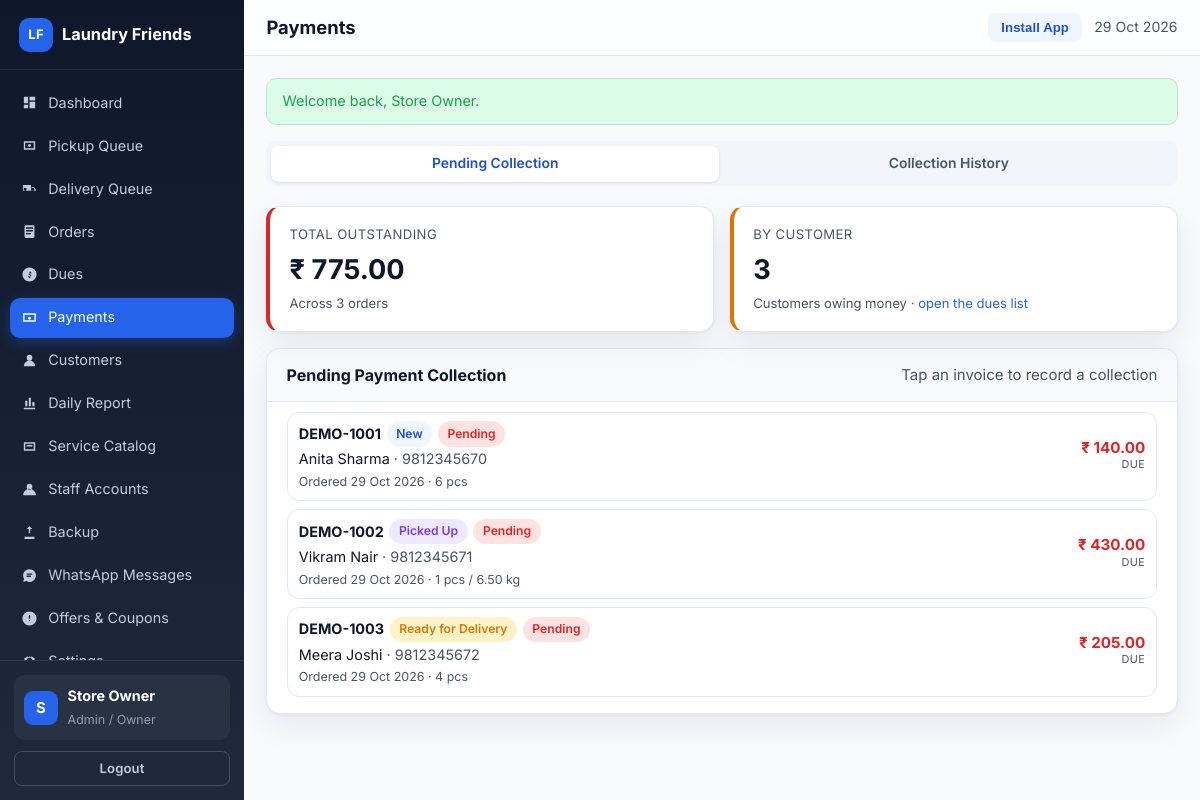
Page /admin/payments.php (signed in) on the committed database.
### tables this page shows
CREATE TABLE IF NOT EXISTS users (
  id INT UNSIGNED AUTO_INCREMENT PRIMARY KEY,
  role ENUM('super_admin','admin','staff','customer') NOT NULL DEFAULT 'customer',
  name VARCHAR(100) NOT NULL,
  email VARCHAR(150) NULL,
  phone VARCHAR(20) NULL,
  phone_key VARCHAR(20) NULL,
  password_hash VARCHAR(255) NOT NULL,
  is_active TINYINT(1) NOT NULL DEFAULT 1,
  must_change_password TINYINT(1) NOT NULL DEFAULT 0,
  last_login_at DATETIME NULL,
  created_by INT UNSIGNED NULL,
  created_at DATETIME NOT NULL DEFAULT CURRENT_TIMESTAMP,
  updated_at DATETIME NOT NULL DEFAULT CURRENT_TIMESTAMP ON UPDATE CURRENT_TIMESTAMP,
  UNIQUE KEY uq_users_email (email),
  UNIQUE KEY uq_users_phone_key (phone_key),
  KEY idx_users_role (role),
  KEY idx_users_active (is_active)
);

CREATE TABLE IF NOT EXISTS orders (
  id INT UNSIGNED AUTO_INCREMENT PRIMARY KEY,
  order_number VARCHAR(30) NOT NULL,
  customer_id INT UNSIGNED NOT NULL,
  source ENUM('customer','admin') NOT NULL DEFAULT 'admin',
  pricing_mode ENUM('per_item','per_kg') NOT NULL DEFAULT 'per_item',
  status ENUM('new','pickup_assigned','picked_up','processing','ready_for_delivery','out_for_delivery','delivered','cancelled') NOT NULL DEFAULT 'new',
  payment_status ENUM('pending','partial','paid') NOT NULL DEFAULT 'pending',
  order_date DATE NOT NULL,
  scheduled_pickup_date DATE NULL,
  scheduled_delivery_date DATE NULL,
  contact_name VARCHAR(100) NOT NULL,
  contact_phone VARCHAR(20) NOT NULL,
  delivery_address TEXT NOT NULL,
  pickup_latitude DECIMAL(10,7) NULL,
  pickup_longitude DECIMAL(10,7) NULL,
  pickup_place_id VARCHAR(255) NULL,
  pickup_staff_id INT UNSIGNED NULL,
  delivery_staff_id INT UNSIGNED NULL,
  pickup_assigned_at DATETIME NULL,
  delivery_assigned_at DATETIME NULL,
  pickup_completed_at DATETIME NULL,
  delivery_completed_at DATETIME NULL,
  subtotal DECIMAL(12,2) NOT NULL DEFAULT 0,
  discount_amount DECIMAL(12,2) NOT NULL DEFAULT 0,
  delivery_charge DECIMAL(12,2) NOT NULL DEFAULT 0,
  tax_amount DECIMAL(12,2) NOT NULL DEFAULT 0,
  total_amount DECIMAL(12,2) NOT NULL DEFAULT 0,
  paid_amount DECIMAL(12,2) NOT NULL DEFAULT 0,
  notes TEXT NULL,
  staff_notes TEXT NULL,
  created_by INT UNSIGNED NULL,
  created_at DATETIME NOT NULL DEFAULT CURRENT_TIMESTAMP,
  updated_at DATETIME NOT NULL DEFAULT CURRENT_TIMESTAMP ON UPDATE CURRENT_TIMESTAMP,
  UNIQUE KEY uq_orders_number (order_number),
  KEY idx_orders_customer (customer_id),
  KEY idx_orders_status (status),
  KEY idx_orders_pickup_staff (pickup_staff_id),
  KEY idx_orders_delivery_staff (delivery_staff_id),
  KEY idx_orders_payment (payment_status),
  KEY idx_orders_date (order_date)
);

### admin/payments.php (the view, shortened to what the rows shown need)
<?php
require_once dirname(__DIR__) . '/includes/layout.php';
require_once dirname(__DIR__) . '/includes/orders.php';
require_once dirname(__DIR__) . '/includes/order-tiles.php';
$user = require_admin();
$view = query('view', 'pending');
$focusOrder = (int) query('order');
if ($view === 'pending') {
    $where = ["o.payment_status <> 'paid'", "o.status <> 'cancelled'"];
    $params = [];
    $orders = db_all(
        "SELECT o.*, c.name AS customer_name FROM orders o
         JOIN customers c ON c.id = o.customer_id
         WHERE " . implode(' AND ', $where) . '
         ORDER BY o.order_date ASC, o.id ASC LIMIT 200',
        $params
    );
    $duesByCustomer = db_all(
        "SELECT c.id, c.name, c.phone, COUNT(o.id) AS invoices,
                SUM(o.total_amount - o.paid_amount) AS due
         FROM orders o JOIN customers c ON c.id = o.customer_id
         WHERE o.payment_status <> 'paid' AND o.status <> 'cancelled'
         GROUP BY c.id, c.name, c.phone
         HAVING due > 0
         ORDER BY due DESC
         LIMIT 100"
    );
    $customerDueMap = [];
    foreach ($duesByCustomer as $row) {
        $customerDueMap[(int) $row['id']] = (float) $row['due'];
    }
}
layout_start('Payments', 'app');
?>
<?php if ($view === 'pending'): ?>
    <div class="panel">
        <div class="panel-head">
            <h2>Pending Payment Collection</h2>
        </div>
        <div class="panel-body tight">
            <?php if ($orders === []): ?>
                <div class="empty-state"><strong>Nothing pending</strong>All orders are fully paid.</div>
            <?php else: ?>
                <?php foreach ($orders as $order): ?>
                    <?php
                    $due = (float) $order['total_amount'] - (float) $order['paid_amount'];
                    $customerDue = $customerDueMap[(int) $order['customer_id']] ?? $due;
                    $otherDues = max(0.0, $customerDue - $due);
                    $actions = '<form method="post">'
                        . csrf_field()
                        . '<input type="hidden" name="action" value="collect">'
                        . '<input type="hidden" name="order_id" value="' . e((string) $order['id']) . '">'
                        . '<input type="number" name="amount" min="0" step="0.01" value="' . e(number_format($due, 2, '.', '')) . '" placeholder="Amount">'
                        . '<select name="method">' . payment_method_options() . '</select>'
                        . '<input type="text" name="reference_no" placeholder="Ref">'
                        . '<button class="btn btn-sm btn-green" type="submit">Collect</button>'
                        . '</form>'
                        . '<a class="btn btn-sm btn-ghost" href="' . e(url('admin/order-view.php?id=' . (int) $order['id'])) . '">Open</a>';
                    order_tile($order, [
                        'note' => 'Ordered ' . format_date((string) $order['order_date']) . ' · ' . order_items_summary((int) $order['id']),
                        'old_dues' => $otherDues > 0 ? $otherDues : null,
                        'details' => ['Customer Dues' => money($customerDue)],
                        'actions' => $actions,
                        'open' => $focusOrder === (int) $order['id'],
                    ]);
                    ?>
                <?php endforeach; ?>
            <?php endif; ?>
        </div>
    </div>
<?php endif; ?>
<?php layout_end(); ?>

### includes/layout.php (shortened to what the rows shown need)
<?php
function layout_nav_items(): array
{
    $user = current_user();
    return [];
}
function layout_is_active(string $href): bool
{
    $self = basename($_SERVER['SCRIPT_NAME'] ?? '');
    $target = basename($href);
    if ($self === $target) {
        return true;
    }
    $selfDir = basename(dirname($_SERVER['SCRIPT_NAME'] ?? ''));
    $targetDir = basename(dirname($href));
    return $self === $target && $selfDir === $targetDir;
}
function layout_start(string $title, string $layout = 'app'): void
{
    $user = current_user();
    ?><!DOCTYPE html>
<html lang="en">
<head>
<link rel="stylesheet" href="<?= e(asset('assets/css/app.css')) ?>">
</head>
<body class="layout-<?= e($layout) ?>">
<?php if ($layout === 'public'): ?>
<header class="public-header">
    <div class="container nav-row">
        <a class="brand" href="<?= e(url('index.php')) ?>">
            <span class="brand-mark">LF</span>
            <span><?= e(APP_NAME) ?></span>
        </a>
        <nav class="public-nav">
            <a href="<?= e(url('index.php')) ?>#services">Services</a>
            <a href="<?= e(url('index.php')) ?>#how">How it works</a>
            <a href="<?= e(url('index.php')) ?>#contact">Contact</a>
            <button class="btn btn-soft btn-sm install-btn" type="button" data-install-app>Install App</button>
            <?php if ($user !== null): ?>
                <a class="btn btn-primary btn-sm" href="<?= e(url(home_for_role($user['role']))) ?>">Go to Dashboard</a>
                <a class="btn btn-ghost btn-sm" href="<?= e(url('logout.php')) ?>">Logout</a>
            <?php else: ?>
                <a class="btn btn-ghost btn-sm" href="<?= e(url('login.php')) ?>">Login</a>
                <a class="btn btn-primary btn-sm" href="<?= e(url('customer/schedule-pickup.php')) ?>">Schedule Pickup</a>
            <?php endif; ?>
        </nav>
    </div>
</header>
<?php elseif ($layout === 'app'): ?>
<div class="app-shell">
    <aside class="sidebar" id="sidebar">
        <div class="sidebar-brand">
            <a class="brand" href="<?= e(url('index.php')) ?>">
                <span class="brand-mark">LF</span>
                <span><?= e(APP_NAME) ?></span>
            </a>
        </div>
        <nav class="sidebar-nav">
            <?php foreach (layout_nav_items() as $item): ?>
                <a class="nav-link<?= layout_is_active($item['href']) ? ' active' : '' ?>" href="<?= e(url($item['href'])) ?>">
                    <svg viewBox="0 0 24 24" aria-hidden="true"><path d="<?= e($item['icon']) ?>"/></svg>
                    <span><?= e($item['label']) ?></span>
                </a>
            <?php endforeach; ?>
        </nav>
        <div class="sidebar-footer">
            <div class="user-chip">
                <div class="avatar"><?= e(strtoupper(mb_substr($user['name'] ?? 'U', 0, 1))) ?></div>
                <div>
                    <strong><?= e($user['name'] ?? 'Guest') ?></strong>
                    <small><?= e(role_label($user['role'] ?? '')) ?></small>
                </div>
            </div>
            <a class="btn btn-ghost btn-sm btn-block" href="<?= e(url('logout.php')) ?>">Logout</a>
        </div>
    </aside>
    <div class="app-main">
        <header class="app-topbar">
            <h1 class="page-title"><?= e($title) ?></h1>
            <div class="topbar-right">
                <button class="btn btn-sm btn-soft install-btn" type="button" data-install-app>Install App</button>
                <span class="today-label"><?= e(date('d M Y')) ?></span>
            </div>
        </header>
        <main class="app-content">
<?php endif; ?>
<?php
}
function layout_end(): void
{
    $layout = $GLOBALS['__layout'] ?? 'app';
    ?>
<?php if ($layout === 'app'): ?>
        </main>
    </div>
</div>
<?php elseif ($layout === 'customer'): ?>
</main>
<?php layout_bottom_nav(); ?>
<?php endif; ?>
</body>
</html>
<?php
}
function layout_bottom_nav(): void
{
    $user = current_user();
    if ($user === null || !in_array($user['role'], array_merge(staff_roles(), ['customer']), true)) {
        return;
    }
    ?>
    <?php
}

### includes/order-tiles.php (shortened to what the rows shown need)
<?php
function order_tile(array $order, array $options = []): void
{
    $orderId = (int) $order['id'];
    $total = (float) ($order['total_amount'] ?? 0);
    $paid = (float) ($order['paid_amount'] ?? 0);
    $due = max(0.0, $total - $paid);
    $paidUp = (string) ($order['payment_status'] ?? '') === 'paid';
    $status = (string) ($order['status'] ?? '');
    $note = (string) ($options['note'] ?? '');
    $oldDues = $options['old_dues'] ?? null;
    ?>
    <article class="tile<?= $oldDues !== null && (float) $oldDues > 0 ? ' tile-has-dues' : '' ?>">
        <details class="tile-fold"<?= !empty($options['open']) ? ' open' : '' ?>>
            <summary class="tile-head">
                <div class="tile-main">
                    <div class="tile-line">
                        <strong class="tile-id"><?= e((string) ($order['order_number'] ?? ('#' . $orderId))) ?></strong>
                        <span class="badge <?= e(status_badge($status)) ?>"><?= e(order_status_label($status)) ?></span>
                        <?php if (!$paidUp): ?>
                            <span class="badge <?= e(status_badge((string) ($order['payment_status'] ?? 'pending'))) ?>"><?= e(payment_status_label((string) ($order['payment_status'] ?? 'pending'))) ?></span>
                        <?php endif; ?>
                    </div>
                    <div class="tile-cust">
                        <?= e((string) ($order['contact_name'] ?? '')) ?>
                        <?php if (!empty($order['contact_phone'])): ?>
                            <span class="subtle"> &middot; <?= e((string) $order['contact_phone']) ?></span>
                        <?php endif; ?>
                    </div>
                    <?php if ($note !== ''): ?>
                        <div class="tile-note"><?= e($note) ?></div>
                    <?php endif; ?>
                </div>
                <div class="tile-side">
                    <strong class="tile-money<?= $due > 0 ? ' is-due' : '' ?>"><?= e(money($due)) ?></strong>
                    <span class="tile-money-label"><?= $due > 0 ? 'due' : ($paidUp ? 'paid' : 'balance') ?></span>
                </div>
            </summary>
        </details>
    </article>
    <?php
}
    ?>

### rows in the picture
users: name "S", name "Store Owner", role "Admin / Owner"
orders: order_number "DEMO-1001", status "New", payment_status "Pending", contact_name "Anita Sharma", contact_phone "9812345670", note "Ordered 29 Oct 2026 · 6 pcs", money($due) "₹ 140.00", shows "DUE"
orders: order_number "DEMO-1002", status "Picked Up", payment_status "Pending", contact_name "Vikram Nair", contact_phone "9812345671", note "Ordered 29 Oct 2026 · 1 pcs / 6.50 kg", money($due) "₹ 430.00", shows "DUE"
orders: order_number "DEMO-1003", status "Ready for Delivery", payment_status "Pending", contact_name "Meera Joshi", contact_phone "9812345672", note "Ordered 29 Oct 2026 · 4 pcs", money($due) "₹ 205.00", shows "DUE"

### other values in the picture
APP_NAME "Laundry Friends"
$item['label'] "Dashboard"
$item['label'] "Pickup Queue"
$item['label'] "Delivery Queue"
$item['label'] "Orders"
$item['label'] "Dues"
$item['label'] "Payments"
$item['label'] "Customers"
$item['label'] "Daily Report"
$item['label'] "Service Catalog"
$item['label'] "Staff Accounts"
$item['label'] "Backup"
$item['label'] "WhatsApp Messages"
$item['label'] "Offers & Coupons"
$title "Payments"
